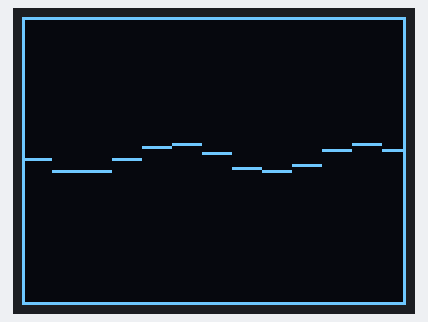
Bench run of a program on a simulated Arduino Mega 2560, built with avr-gcc and run on an emulated ATmega2560. Parts: 128×96 one-colour display.

Above: at 0.1 s.

The program:

main.cpp
```cpp
#include <Arduino.h>
#include <../lib/TVout-master/TVout.h>
#include <../lib/TVoutfonts/fontALL.h>
#include <string.h>


#define SCREEN_RESOLUTION_HORIZ 128
#define SCREEN_RESOLUTION_VERT 96


const static unsigned char* FONT = font4x6;
const static unsigned char* HEADER_FONT = font8x8;

static int xCenter;
static int yCenter;


TVout tv;


void setup()
{
	Serial.begin(500000);

	tv.begin(NTSC, SCREEN_RESOLUTION_HORIZ, SCREEN_RESOLUTION_VERT);
	tv.select_font(FONT);

	xCenter = (tv.hres() - 1) / 2;
	yCenter = (tv.vres() - 1) / 2;
}


/*
UP =0
DOWN =1
LEFT =2
RIGHT =3
*/

void loop()
{
	tv.clear_screen();

	tv.draw_row(0, 0, tv.hres(), 1);
	tv.draw_row(tv.vres() - 1, 0, tv.hres(), 1);
	tv.draw_column(0, 0, tv.vres(), 1);
	tv.draw_column(tv.hres() - 1, 0, tv.vres(), 1);

	for (int i = 0; i < tv.hres(); ++i)
	{
		int y = yCenter + sin(i / 10) * 5;
		tv.set_pixel(i, y, 1);
	}

	tv.delay(1000);
	//tv.shift(100, 0);
}
```

furrypic.h
```cpp
#include <avr/pgmspace.h>
#ifndef FURRYPIC_H
#define FURRYPIC_H

extern const unsigned char furryPic[];
#endif
```

yeet.h
```cpp
#include <avr/pgmspace.h>
#ifndef YEET_H
#define YEET_H

extern const unsigned char yeetBMP[];
#endif
```

effects.cpp
```cpp
// #include <Arduino.h>
// #include <../lib/TVout-master/TVout.h>
// #include <../lib/TVoutfonts/fontALL.h>
// #include <string.h>
// #include <musicnotes.h>
// #include <bitmaps/furrypic.h>


// #define SCREEN_RESOLUTION_HORIZ 128
// #define SCREEN_RESOLUTION_VERT 96


// const static unsigned char* FONT = font4x6;
// const static unsigned char* HEADER_FONT = font8x8;

// static int xCenter;
// static int yCenter;


// TVout tv;


// void setup()
// {
// 	tv.begin(NTSC, SCREEN_RESOLUTION_HORIZ, SCREEN_RESOLUTION_VERT);
// 	tv.select_font(FONT);

// 	xCenter = (tv.hres() - 1) / 2;
// 	yCenter = (tv.vres() - 1) / 2;
// }


// void drawBorder()
// {
// 	tv.clear_screen();

// 	tv.draw_row(0, 0, tv.hres() - 1, 1);
// 	tv.draw_row(tv.vres() - 1, 0, tv.hres() - 1, 1);
// 	tv.draw_column(0, 0, tv.vres() - 1, 1);
// 	tv.draw_column(tv.hres() - 1, 0, tv.vres() - 1, 1);

// 	tv.delay(1000);
// }


// void alternateCircleRectangle()
// {
// 	tv.clear_screen();
// 	drawBorder();
// 	tv.delay(100);

// 	tv.clear_screen();
// 	tv.draw_circle((tv.hres() - 1) / 2, (tv.vres() - 1) / 2, 10, 1);
// 	tv.delay(100);
// }


// void displayCenterText(String text)
// {
// 	tv.clear_screen();

// 	int textLen = text.length();
// 	int textWidth;
// 	int textHeight;

// 	if (FONT == font4x6)
// 	{
// 		textWidth = textLen * 4;
// 		textHeight = 6;
// 	}

// 	tv.println((tv.hres() - 1) / 2 - textWidth / 2, (tv.vres() - 1) / 2 - textHeight / 2, text.c_str());

// 	tv.delay(1000);
// }


// void pixelByPixel()
// {
// 	tv.clear_screen();

// 	for(int x = 0; x < tv.hres(); x++)
// 	{
// 		for(int y = 0; y < tv.vres(); y++)
// 		{
// 			tv.set_pixel(x, y, 1);
// 			tv.delay(1);
// 		}
// 	}

// 	tv.delay(1000);
// }


// void randomLines()
// {
// 	tv.clear_screen();

// 	int startX = random(0, tv.hres());
// 	int startY = random(0, tv.vres());

// 	int endX = random(0, tv.hres());
// 	int endY = random(0, tv.vres());

// 	tv.draw_line(startX, startY, endX, endY, 1);

// 	tv.delay(100);
// }


// bool borderShown = false;
// void randomLinesAndBlinkBorder()
// {
// 	tv.clear_screen();

// 	if (borderShown == false)
// 	{
// 		tv.draw_row(0, 0, tv.hres() - 1, 1);
// 		tv.draw_row(tv.vres() - 1, 0, tv.hres() - 1, 1);
// 		tv.draw_column(0, 0, tv.vres() - 1, 1);
// 		tv.draw_column(tv.hres() - 1, 0, tv.vres() - 1, 1);
// 		borderShown = true;
// 	}
// 	else
// 	{
// 		borderShown = false;
// 	}

// 	int startX = random(0, tv.hres());
// 	int startY = random(0, tv.vres());

// 	int endX = random(0, tv.hres());
// 	int endY = random(0, tv.vres());

// 	tv.draw_line(startX, startY, endX, endY, 1);

// 	tv.delay(100);
// }


// void randomCircleSizes()
// {
// 	tv.clear_screen();

// 	tv.draw_circle(xCenter, yCenter, (int) (random(0, tv.vres() / 2)), 1);

// 	int startX = random(0, tv.hres());
// 	int startY = random(0, tv.vres());

// 	int endX = random(0, tv.hres());
// 	int endY = random(0, tv.vres());

// 	tv.draw_line(startX, startY, endX, endY, 1);

// 	tv.delay(10);
// }


// double* polarToCartesian(double radius, double theta, double *arr)
// {
// 	arr[0] = radius * cos(theta); // x
// 	arr[1] = radius * sin(theta); // y

// 	return arr;
// }


// int radarDegree = 0;
// void radar(int radius)
// {
// 	tv.delay(100);

// 	tv.clear_screen();

// 	double arr[2];
// 	double* xAndY = polarToCartesian(radius, radarDegree, arr);
// 	int x = xAndY[0];
// 	int y = xAndY[1];

// 	tv.draw_circle(xCenter, yCenter, radius, 1);
// 	tv.draw_line(xCenter, yCenter, xCenter + x, yCenter + y, 1);

// 	++radarDegree;

// 	if (radarDegree >= 360)
// 		radarDegree = 0;
// }


// int toneFreq;
// void toneScale(int startFreq, int maxFreq, int duration)
// {
// 	if (!toneFreq)
// 		toneFreq = startFreq;

// 	tv.tone(toneFreq, duration);
// 	tv.delay(duration);

// 	++toneFreq;

// 	if (toneFreq >= maxFreq)
// 		toneFreq = startFreq;
// }


// bool shouldShowCursor = true;
// void centeredTypeCursorText(String text, const unsigned char* font)
// {
// 	tv.clear_screen();

// 	int textLen = text.length();
// 	int fontWidth;
// 	int fontHeight;
// 	int textWidth;

// 	if (font == font4x6)
// 	{
// 		fontWidth = 4;
// 		fontHeight = 6;
// 	}
// 	else if (font == font8x8)
// 	{
// 		fontWidth = 8;
// 		fontHeight = 8;
// 	}

// 	textWidth = textLen * fontWidth;

// 	tv.println(xCenter - textWidth / 2, yCenter - fontHeight / 2, text.c_str());

// 	if (shouldShowCursor)
// 		tv.draw_rect(xCenter + textWidth / 2, yCenter - fontHeight / 2, fontWidth, fontHeight, 1, 1);

// 	shouldShowCursor = !shouldShowCursor;
// 	tv.delay(750);
// }


// void nightSky(int numStars, int delay, const unsigned char* font)
// {
// 	tv.clear_screen();
// 	tv.select_font(font);

// 	for (int i = 0; i < numStars; ++i)
// 	{
// 		int x = random(0, tv.hres());
// 		int y = random(0, tv.vres() - 20);
// 		unsigned char text = '*';
// 		tv.print_char(x, y, text);
// 	}

// 	tv.draw_circle(tv.hres() - 20, 20, 15, 1, 1);
// 	tv.draw_rect(0, tv.vres() - 20, tv.hres(), 20, 1, 1);

// 	tv.delay(delay);
// }


// void jingle(int duration)
// {
// 	tv.tone(A3, duration * .75);
// 	tv.delay(duration);

// 	tv.tone(A3, duration * .75);
// 	tv.delay(duration);

// 	tv.tone(A3, duration * .75);
// 	tv.delay(duration);

// 	tv.tone(A3, duration * .75);
// 	tv.delay(duration);

// 	tv.tone(C4, duration * 4);
// 	tv.delay(duration * 4);


// 	tv.tone(A3, duration * .75);
// 	tv.delay(duration);

// 	tv.tone(A3, duration * .75);
// 	tv.delay(duration);

// 	tv.tone(A3, duration * .75);
// 	tv.delay(duration);

// 	tv.tone(A3, duration * .75);
// 	tv.delay(duration);

// 	tv.tone(B3, duration * 4);
// 	tv.delay(duration * 4);


// 	tv.tone(A3, duration * .75);
// 	tv.delay(duration);

// 	tv.tone(A3, duration * .75);
// 	tv.delay(duration);

// 	tv.tone(A3, duration * .75);
// 	tv.delay(duration);

// 	tv.tone(A3, duration * .75);
// 	tv.delay(duration);

// 	tv.tone(C4, duration * 4);
// 	tv.delay(duration * 4);


// 	tv.tone(B3, duration * .75);
// 	tv.delay(duration);

// 	tv.tone(B3, duration * .75);
// 	tv.delay(duration);

// 	tv.tone(B3, duration * .75);
// 	tv.delay(duration);

// 	tv.tone(B3, duration * .75);
// 	tv.delay(duration);

// 	tv.tone(E4, duration * 4);
// 	tv.delay(duration * 4);
// }


// void typeText(String text, const unsigned char* font, int delay)
// {
// 	tv.clear_screen();
// 	tv.select_font(font);
// 	tv.set_cursor(xCenter - text.length() * 8, yCenter - 8);

// 	text = " " + text;

// 	for (int i = 0; i < text.length(); ++i)
// 	{
// 		tv.print(text[i]);
// 		tv.delay(delay);
// 	}
// }


// void loop()
// {
// 	//drawBorder();

// 	//alternateCircleRectangle();

// 	//displayCenterText("This is a sample string.");

// 	//pixelByPixel();

// 	//randomLinesAndBlinkBorder();

// 	//randomCircleSizes();

// 	//radar(20);

// 	//toneScale(200, 300, 100);

// 	//nightSky(10, 250, FONT);

// 	//jingle(250);

// 	//typeText(">PROPAGANDA", HEADER_FONT, 100);

// 	// tv.bitmap(0, 0, furryPic);
// 	// tv.delay(1000);
// }
```

Source omitted: furrypic.cpp (data table, 6875 bytes), yeet.cpp (data table, 4098 bytes)
